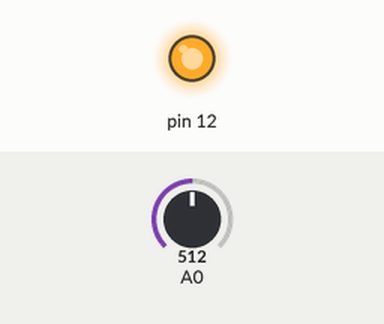
The sketch below on a simulated Arduino Uno, built with avr-gcc and run on an emulated ATmega328P. On the bench: output pins drawn as LEDs (lit = HIGH). The inputs (shaded band) are chosen by the test bench; at power-on: A0 = 512.

Above: at 3.8 s.
3.9 s: A0 set to 12
7.8 s: A0 set to 9
At 10.0 s:
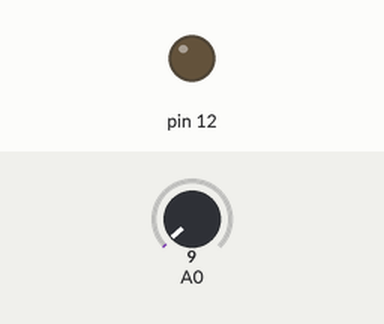
11.7 s: A0 set to 122
At 12.0 s:
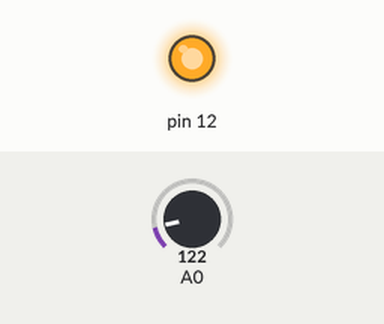
15.6 s: A0 set to 0
At 19.0 s:
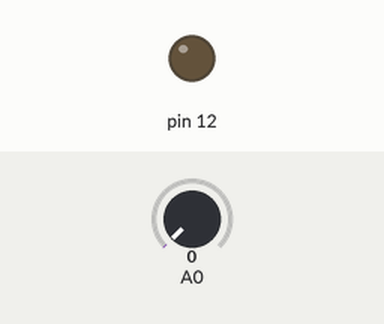
Timing chart, 0 to 20.5 s (numbered marks = the images above; inputs shaded):
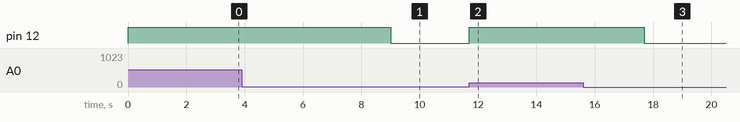

Measured:
- the behaviour switches between 11 and 10 on A0 (found by bisection; images 0 and 1)
- after the input at 3.9 s, every drawn part: stays the same
- after the input at 7.8 s, pin 12: HIGH → LOW after 1.2 s
- after the input at 11.7 s, pin 12: LOW → HIGH at once
- after the input at 15.6 s, pin 12: HIGH → LOW after 2.1 s

The sketch:

Piezo_Analog_hit_detection.ino
```cpp
void setup() {
  // put your setup code here, to run once:
  // set pin 13 to input into arduino and 12 to output
  pinMode(A0, INPUT);
  pinMode(12, OUTPUT);
}

void loop() {
  // put your main code here, to run repeatedly:
  // read pin 13
  int input = analogRead(A0);
  // if pin 13 is high then output high for x seconds
  if (input > 10){
    digitalWrite(12, HIGH);
    delay(3000);
    // else output low
  }else{
    digitalWrite(12, LOW);
  }
}
```
